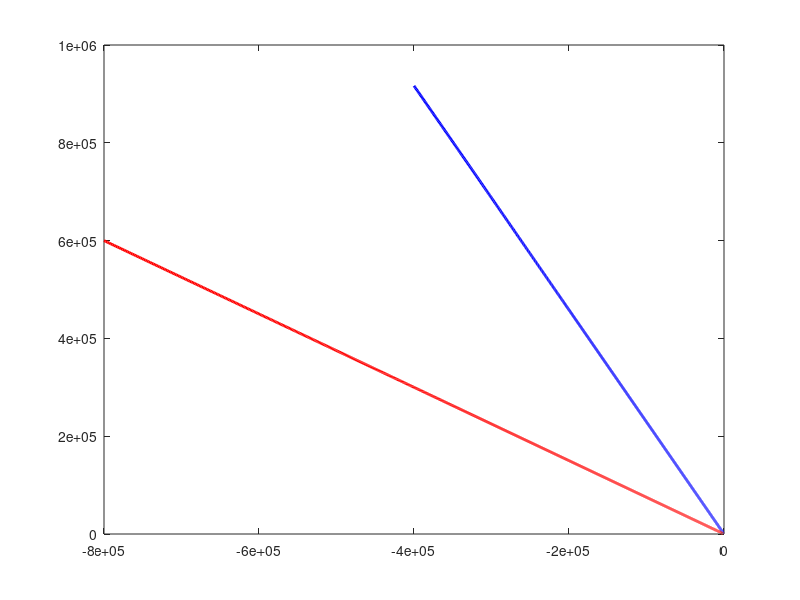

Reproduce this figure in MATLAB. (Note: this script raises an error after producing the figure.)
xvec = [0.0:0.1:1.0];
wvec = [0 2 4 6 8 10 12 14 16 18 20];

w = [0 logspace(-6,6,10000)];
x1 = 0.4; x2 = 0.8;

s1 = w.*(-x1 + sqrt(x1^2-1));
s2 = w.*(-x2 + sqrt(x2^2-1));

z1 = exp(s1);
z2 = exp(s2);



figure(1);
hold off
plot(s1,'b','linewidth',2)
hold on
plot(s2,'r','linewidth',2)
sgrid(xvec,wvec);
axis square; axis equal
axis([-19 1 -10 10])
xlabel('Real(s)'); ylabel('Imag(s)');
hold off

figure(2);
hold off
plot(z1,'b','linewidth',2)
hold on
plot(z2,'r','linewidth',2)
zgrid;
axis square; axis equal
xlabel('Real(z)'); ylabel('Imag(z)');
hold off